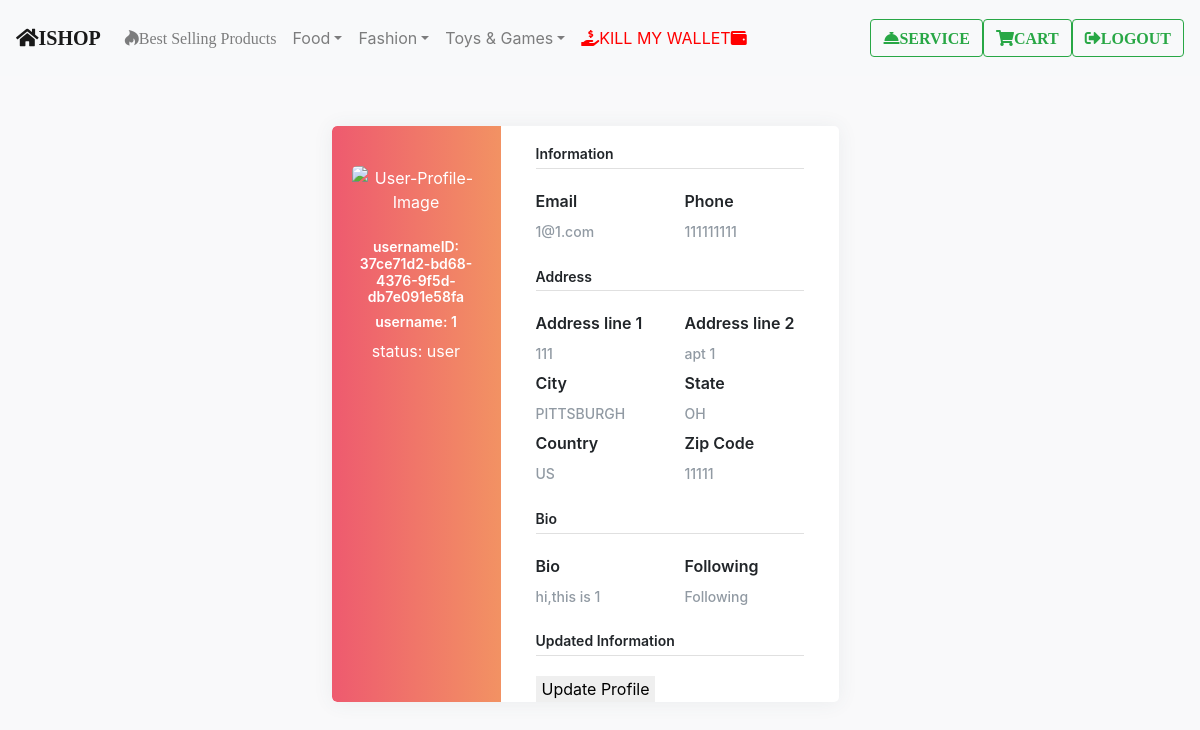
/profile/ (signed in), run on the app's committed database.
### core/models.py (models this page shows, shortened)
class Profile(models.Model):
    userID = models.UUIDField(default=uuid.uuid4, editable=False, unique=True)
    user = models.OneToOneField(User, on_delete=models.CASCADE, name="user")
    bio = models.CharField(blank=True, max_length=200)
    phone = models.CharField(max_length=12)
    email = models.CharField(max_length=30, default="NONE")
    is_buyer = models.BooleanField(default=True)
    is_seller = models.BooleanField(default=False)
    following = models.ManyToManyField(User, blank=True, related_name='following')

class Address(models.Model):
    user = models.OneToOneField(User, on_delete=models.CASCADE, name="user")
    address = models.CharField(max_length=50)
    address2 = models.CharField(max_length=50)
    city = models.CharField(max_length=20, default="Pittsburgh")
    states = (
        ('AL', 'Alabama'),
        ('AK', 'Alaska'),
        ('AS', 'American Samoa'),
        ('AZ', 'Arizona'),
        ('AR', 'Arkansas'),
        ('CA', 'California'),
        ('CO', 'Colorado'),
        ('CT', 'Connecticut'),
        ('DE', 'Delaware'),
        ('DC', 'District of Columbia'),
        ('FL', 'Florida'),
        ('GA', 'Georgia'),
        ('GU', 'Guam'),
        ('HI', 'Hawaii'),
        ('ID', 'Idaho'),
        ('IL', 'Illinois'),
        ('IN', 'Indiana'),
        ('IA', 'Iowa'),
        ('KS', 'Kansas'),
        ('KY', 'Kentucky'),
        ('LA', 'Louisiana'),
        ('ME', 'Maine'),
        ('MD', 'Maryland'),
        ('MA', 'Massachusetts'),
        ('MI', 'Michigan'),
        ('MN', 'Minnesota'),
        ('MS', 'Mississippi'),
        ('MO', 'Missouri'),
        ('MT', 'Montana'),
        ('NE', 'Nebraska'),
        ('NV', 'Nevada'),
        ('NH', 'New Hampshire'),
        ('NJ', 'New Jersey'),
        ('NM', 'New Mexico'),
        ('NY', 'New York'),
        ('NC', 'North Carolina'),
        ('ND', 'North Dakota'),
        ('MP', 'Northern Mariana Islands'),
        ('OH', 'Ohio'),
        ('OK', 'Oklahoma'),
        ('OR', 'Oregon'),
        ('PA', 'Pennsylvania'),
        ('PR', 'Puerto Rico'),
        ('RI', 'Rhode Island'),
        ('SC', 'South Carolina'),
        ('SD', 'South Dakota'),
        ('TN', 'Tennessee'),
        ('TX', 'Texas'),
        ('UT', 'Utah'),
        ('VT', 'Vermont'),
        ('VI', 'Virgin Islands'),
        ('VA', 'Virginia'),
        ('WA', 'Washington'),
        ('WV', 'West Virginia'),
        ('WI', 'Wisconsin'),
        ('WY', 'Wyoming')
    )
    state = models.CharField(choices=states, max_length=20)
    countries = (
        ('AF', 'AFGHANISTAN'),
        ('AL', 'ALBANIA'),
        ('DZ', 'ALGERIA'),
        ('AS', 'AMERICAN SAMOA'),
        ('AD', 'ANDORRA'),
        ('AO', 'ANGOLA'),
        ('AI', 'ANGUILLA'),
        ('AQ', 'ANTARCTICA'),
        ('AG', 'ANTIGUA AND BARBUDA'),
        ('AR', 'ARGENTINA'),
        ('AM', 'ARMENIA'),
        ('AW', 'ARUBA'),
        ('AU', 'AUSTRALIA'),
        ('AT', 'AUSTRIA'),
        ('AZ', 'AZERBAIJAN'),
        ('BS', 'BAHAMAS'),
        ('BH', 'BAHRAIN'),
        ('BD', 'BANGLADESH'),
        ('BB', 'BARBADOS'),
        ('BY', 'BELARUS'),
        ('BE', 'BELGIUM'),
        ('BZ', 'BELIZE'),
        ('BJ', 'BENIN'),
        ('BM', 'BERMUDA'),
        ('BT', 'BHUTAN'),
        ('BO', 'BOLIVIA'),
        ('BA', 'BOSNIA AND HERZEGOVINA'),
        ('BW', 'BOTSWANA'),
        ('BV', 'BOUVET ISLAND'),
        ('BR', 'BRAZIL'),
        ('IO', 'BRITISH INDIAN OCEAN TERRITORY'),
        ('BN', 'BRUNEI DARUSSALAM'),
        ('BG', 'BULGARIA'),
        ('BF', 'BURKINA FASO'),
        ('BI', 'BURUNDI'),
        ('KH', 'CAMBODIA'),
        ('CM', 'CAMEROON'),
        ('CA', 'CANADA'),
        ('CV', 'CAPE VERDE'),
        ('KY', 'CAYMAN ISLANDS'),
        ('CF', 'CENTRAL AFRICAN REPUBLIC'),
        ('TD', 'CHAD'),
        ('CL', 'CHILE'),
        ('CN', 'CHINA'),
        ('CX', 'CHRISTMAS ISLAND'),
        ('CC', 'COCOS (KEELING) ISLANDS'),
        ('CO', 'COLOMBIA'),
        ('KM', 'COMOROS'),
        ('CG', 'CONGO'),
        ('CD', 'CONGO, THE DEMOCRATIC REPUBLIC OF'),
        ('CK', 'COOK ISLANDS'),
        ('CR', 'COSTA RICA'),
        ('CI', "CÃ”TE D'IVOIRE"),
        ('HR', 'CROATIA'),
        ('CU', 'CUBA'),
        ('CY', 'CYPRUS'),
        ('CZ', 'CZECH REPUBLIC'),
        ('DK', 'DENMARK'),
        ('DJ', 'DJIBOUTI'),
        ('DM', 'DOMINICA'),
        ('DO', 'DOMINICAN REPUBLIC'),
        ('EC', 'ECUADOR'),
        ('EG', 'EGYPT'),
        ('SV', 'EL SALVADOR'),
        ('GQ', 'EQUATORIAL GUINEA'),
        ('ER', 'ERITREA'),
        ('EE', 'ESTONIA'),
        ('ET', 'ETHIOPIA'),
        ('FK', 'FALKLAND ISLANDS (MALVINAS)'),
        ('FO', 'FAROE ISLANDS'),
        ('FJ', 'FIJI'),
        ('FI', 'FINLAND'),
        ('FR', 'FRANCE'),
        ('GF', 'FRENCH GUIANA'),
        ('PF', 'FRENCH POLYNESIA'),
        ('TF', 'FRENCH SOUTHERN TERRITORIES'),
        ('GA', 'GABON'),
        ('GM', 'GAMBIA'),
        ('GE', 'GEORGIA'),
        ('DE', 'GERMANY'),
        ('GH', 'GHANA'),
        ('GI', 'GIBRALTAR'),
        ('GR', 'GREECE'),
        ('GL', 'GREENLAND'),
        ('GD', 'GRENADA'),
        ('GP', 'GUADELOUPE'),
        ('GU', 'GUAM'),
        ('GT', 'GUATEMALA'),
        ('GN', 'GUINEA'),
        ('GW', 'GUINEA'),
        ('GY', 'GUYANA'),
        ('HT', 'HAITI'),
        ('HM', 'HEARD ISLAND AND MCDONALD ISLANDS'),
        ('HN', 'HONDURAS'),
        ('HK', 'HONG KONG'),
        ('HU', 'HUNGARY'),
        ('IS', 'ICELAND'),
        ('IN', 'INDIA'),
        ('ID', 'INDONESIA'),
        ('IR', 'IRAN, ISLAMIC REPUBLIC OF'),
        ('IQ', 'IRAQ'),
        ('IE', 'IRELAND'),
        ('IL', 'ISRAEL'),
        ('IT', 'ITALY'),
        ('JM', 'JAMAICA'),
        ('JP', 'JAPAN'),
        ('JO', 'JORDAN'),
        ('KZ', 'KAZAKHSTAN'),
        ('KE', 'KENYA'),
        ('KI', 'KIRIBATI'),
        ('KP', "KOREA, DEMOCRATIC PEOPLE'S REPUBLIC OF"),
        ('KR', 'KOREA, REPUBLIC OF'),
        ('KW', 'KUWAIT'),
        ('KG', 'KYRGYZSTAN'),
        ('LA', "LAO PEOPLE'S DEMOCRATIC REPUBLIC"),
        ('LV', 'LATVIA'),
        ('LB', 'LEBANON'),
        ('LS', 'LESOTHO'),
        ('LR', 'LIBERIA'),
        ('LY', 'LIBYAN ARAB JAMAHIRIYA'),
        ('LI', 'LIECHTENSTEIN'),
        ('LT', 'LITHUANIA'),
        ('LU', 'LUXEMBOURG'),
        ('MO', 'MACAO'),
        ('MK', 'MACEDONIA, THE FORMER YUGOSLAV REPUBLIC OF'),
        ('MG', 'MADAGASCAR'),
        ('MW', 'MALAWI'),
        ('MY', 'MALAYSIA'),
        ('MV', 'MALDIVES'),
        ('ML', 'MALI'),
        ('MT', 'MALTA'),
        ('MH', 'MARSHALL ISLANDS'),
        ('MQ', 'MARTINIQUE'),
        ('MR', 'MAURITANIA'),
        ('MU', 'MAURITIUS'),
        ('YT', 'MAYOTTE'),
        ('MX', 'MEXICO'),
        ('FM', 'MICRONESIA, FEDERATED STATES OF'),
        ('MD', 'MOLDOVA, REPUBLIC OF'),
        ('MC', 'MONACO'),
        ('MN', 'MONGOLIA'),
        ('MS', 'MONTSERRAT'),
        ('MA', 'MOROCCO'),
        ('MZ', 'MOZAMBIQUE'),
        ('MM', 'MYANMAR'),
        ('NA', 'NAMIBIA'),
        ('NR', 'NAURU'),
        ('NP', 'NEPAL'),
        ('NL', 'NETHERLANDS'),
        ('AN', 'NETHERLANDS ANTILLES'),
        ('NC', 'NEW CALEDONIA'),
        ('NZ', 'NEW ZEALAND'),
        ('NI', 'NICARAGUA'),
        ('NE', 'NIGER'),
        ('NG', 'NIGERIA'),
        ('NU', 'NIUE'),
        ('NF', 'NORFOLK ISLAND'),
        ('MP', 'NORTHERN MARIANA ISLANDS'),
        ('NO', 'NORWAY'),
        ('OM', 'OMAN'),
        ('PK', 'PAKISTAN'),
        ('PW', 'PALAU'),
        ('PS', 'PALESTINIAN TERRITORY, OCCUPIED'),
        ('PA', 'PANAMA'),
        ('PG', 'PAPUA NEW GUINEA'),
        ('PY', 'PARAGUAY'),
        ('PE', 'PERU'),
        ('PH', 'PHILIPPINES'),
        ('PN', 'PITCAIRN'),
        ('PL', 'POLAND'),
        ('PT', 'PORTUGAL'),
        ('PR', 'PUERTO RICO'),
        ('QA', 'QATAR'),
        ('RE', 'RÃ‰UNION'),
        ('RO', 'ROMANIA'),
        ('RU', 'RUSSIAN FEDERATION'),
        ('RW', 'RWANDA'),
        ('SH', 'SAINT HELENA'),
        ('KN', 'SAINT KITTS AND NEVIS'),
        ('LC', 'SAINT LUCIA'),
        ('PM', 'SAINT PIERRE AND MIQUELON'),
        ('VC', 'SAINT VINCENT AND THE GRENADINES'),
        ('WS', 'SAMOA'),
        ('SM', 'SAN MARINO'),
        ('ST', 'SAO TOME AND PRINCIPE'),
        ('SA', 'SAUDI ARABIA'),
        ('SN', 'SENEGAL'),
        ('CS', 'SERBIA AND MONTENEGRO'),
        ('SC', 'SEYCHELLES'),
        ('SL', 'SIERRA LEONE'),
        ('SG', 'SINGAPORE'),
        ('SK', 'SLOVAKIA'),
        ('SI', 'SLOVENIA'),
        ('SB', 'SOLOMON ISLANDS'),
        ('SO', 'SOMALIA'),
        ('ZA', 'SOUTH AFRICA'),
        ('GS', 'SOUTH GEORGIA AND SOUTH SANDWICH ISLANDS'),
        ('ES', 'SPAIN'),
        ('LK', 'SRI LANKA'),
        ('SD', 'SUDAN'),
        ('SR', 'SURINAME'),
        ('SJ', 'SVALBARD AND JAN MAYEN'),
        ('SZ', 'SWAZILAND'),
        ('SE', 'SWEDEN'),
        ('CH', 'SWITZERLAND'),
        ('SY', 'SYRIAN ARAB REPUBLIC'),
        ('TW', 'TAIWAN, PROVINCE OF CHINA'),
        ('TJ', 'TAJIKISTAN'),
        ('TZ', 'TANZANIA, UNITED REPUBLIC OF'),
        ('TH', 'THAILAND'),
        ('TL', 'TIMOR'),
        ('TG', 'TOGO'),
        ('TK', 'TOKELAU'),
        ('TO', 'TONGA'),
        ('TT', 'TRINIDAD AND TOBAGO'),
        ('TN', 'TUNISIA'),
        ('TR', 'TURKEY'),
        ('TM', 'TURKMENISTAN'),
        ('TC', 'TURKS AND CAICOS ISLANDS'),
        ('TV', 'TUVALU'),
        ('UG', 'UGANDA'),
        ('UA', 'UKRAINE'),
        ('AE', 'UNITED ARAB EMIRATES'),
        ('GB', 'UNITED KINGDOM'),
        ('US', 'UNITED STATES'),
        ('UM', 'UNITED STATES MINOR OUTLYING ISLANDS'),
        ('UY', 'URUGUAY'),
        ('UZ', 'UZBEKISTAN'),
        ('VU', 'VANUATU'),
        ('VN', 'VIET NAM'),
        ('VG', 'VIRGIN ISLANDS, BRITISH'),
        ('VI', 'VIRGIN ISLANDS, U.S.'),
        ('WF', 'WALLIS AND FUTUNA'),
        ('EH', 'WESTERN SAHARA'),
        ('YE', 'YEMEN'),
        ('ZW', 'ZIMBABWE')
    )
    country = models.CharField(choices=countries, max_length=20)
    zip = models.IntegerField()

### core/views.py (the view)
# urls.py: path("profile/", views.profile),
@login_required
def profile(request):
    profileObject = Profile.objects.filter(user=request.user)[0]
    addressObject = Address.objects.filter(user=request.user)[0]
    context = {
        "username": request.user.username,
        "userID": profileObject.userID,
        "bio": profileObject.bio,
        "phone": profileObject.phone,
        "email": profileObject.email,
        "status": "user",
        "address": addressObject.address,
        "address2": addressObject.address2,
        "state": addressObject.state,
        "country": addressObject.country,
        "city": addressObject.city,
        "zip": addressObject.zip,
    }
    return render(request, "profile.html", context)

### core/templates/profile.html (shortened to what this page needs)
{% extends 'template.html' %}
{% block head %}
{% load static %}
    <link rel="stylesheet" type="text/css" href="{% static 'profile.css' %}">
{% endblock %}
{% block body %}
    <div class="page-content page-container" id="page-content">
    <div class="padding">
        <div class="row container d-flex justify-content-center">
            <div class="col-xl-6 col-md-12">
                <div class="card user-card-full">
                    <div class="row m-l-0 m-r-0">
                        <div class="col-sm-4 bg-c-lite-green user-profile">
                            <div class="card-block text-center text-white">
                                <div class="m-b-25"> <img src="https://img.icons8.com/bubbles/100/000000/user.png" class="img-radius" alt="User-Profile-Image"> </div>
                                <h6 class="f-w-600">usernameID: {{ userID }}</h6>
                                <h6 class="f-w-600">username: {{ username }}</h6>
                                <p>status: {{ status }}</p>
                            </div>
                        </div>
                        <div class="col-sm-8">
                            <div class="card-block">
                                <h6 class="m-b-20 p-b-5 b-b-default f-w-600">Information</h6>
                                <div class="row">
                                    <div class="col-sm-6">
                                        <p class="m-b-10 f-w-600">Email</p>
                                        <h6 class="text-muted f-w-400">{{ email }}</h6>
                                    </div>
                                    <div class="col-sm-6">
                                        <p class="m-b-10 f-w-600">Phone</p>
                                        <h6 class="text-muted f-w-400">{{ phone }}</h6>
                                    </div>
                                </div>
                                <h6 class="m-b-20 m-t-40 p-b-5 b-b-default f-w-600">Address</h6>
                                <div class="row">
                                    <div class="col-sm-6">
                                        <p class="m-b-10 f-w-600">Address line 1</p>
                                        <h6 class="text-muted f-w-400">{{ address }}</h6>
                                    </div>
                                    <div class="col-sm-6">
                                        <p class="m-b-10 f-w-600">Address line 2</p>
                                        <h6 class="text-muted f-w-400">{{ address2 }}</h6>
                                    </div>
                                    <div class="col-sm-6">
                                        <p class="m-b-10 f-w-600">City</p>
                                        <h6 class="text-muted f-w-400">{{ city }}</h6>
                                    </div>
                                    <div class="col-sm-6">
                                        <p class="m-b-10 f-w-600">State</p>
                                        <h6 class="text-muted f-w-400">{{ state }}</h6>
                                    </div>
                                    <div class="col-sm-6">
                                        <p class="m-b-10 f-w-600">Country</p>
                                        <h6 class="text-muted f-w-400">{{ country }}</h6>
                                    </div>
                                    <div class="col-sm-6">
                                        <p class="m-b-10 f-w-600">Zip Code</p>
                                        <h6 class="text-muted f-w-400">{{ zip }}</h6>
                                    </div>
                                </div>
                                <h6 class="m-b-20 m-t-40 p-b-5 b-b-default f-w-600">Bio</h6>
                                <div class="row">
                                    <div class="col-sm-6">
                                        <p class="m-b-10 f-w-600">Bio</p>
                                        <h6 class="text-muted f-w-400">{{ bio }}</h6>
                                    </div>
                                    <div class="col-sm-6">
                                        <p class="m-b-10 f-w-600">Following</p>
                                        <h6 class="text-muted f-w-400">Following</h6>
                                    </div>
                                </div>
                                <h6 class="m-b-20 m-t-40 p-b-5 b-b-default f-w-600">Updated Information</h6>
                                    <form method="GET" action="/updateprofile/">
                                        <input type="submit" value="Update Profile" />
                                    </form>
                            </div>
                        </div>
                    </div>
                </div>
            </div>
        </div>
    </div>
</div>
{% endblock body %}

### data on the page
Profile: userID "37ce71d2-bd68-4376-9f5d-db7e091e58fa", email "1@1.com", phone "111111111", bio "hi,this is 1"
Address: address "111", address2 "apt 1", city "PITTSBURGH", state "OH", country "US"

### other printed values
{{ username }} "1"
{{ status }} "user"
{{ zip }} "11111"
